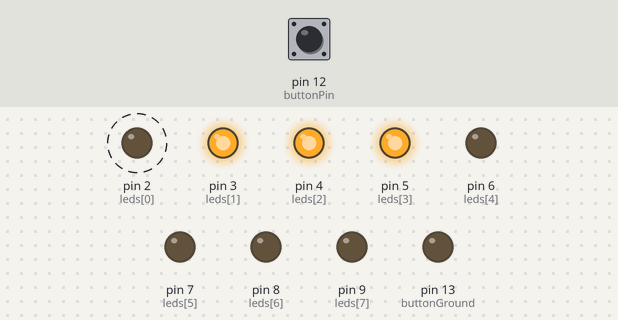
The sketch below on a simulated Arduino Uno, built with avr-gcc and run on an emulated ATmega328P. On the bench: output pins drawn as LEDs (lit = HIGH). Dashed ring = blinking. The test bench sets the inputs (shaded band); at power-on: pin 12 (buttonPin) HIGH.

Above: at 1.25 s.
1.3 s: pin 12 (buttonPin) pulled LOW for 0.15 s
At 1.8 s:
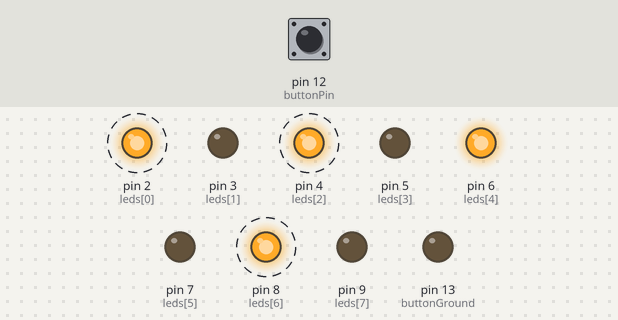
4.3 s: pin 12 (buttonPin) pulled LOW for 1 s
At 4.53 s:
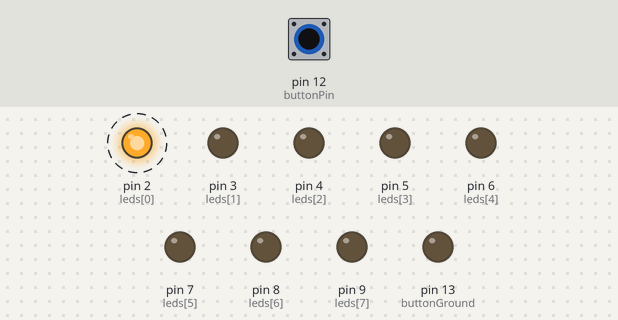
7.3 s: pin 12 (buttonPin) pulled LOW for 0.15 s
At 8.16 s:
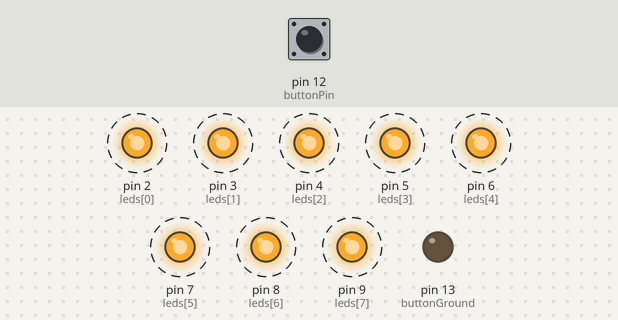
10.3 s: pin 12 (buttonPin) pulled LOW for 3.2 s
Timing chart, 0 to 16.0 s (numbered marks = the images above; inputs shaded):
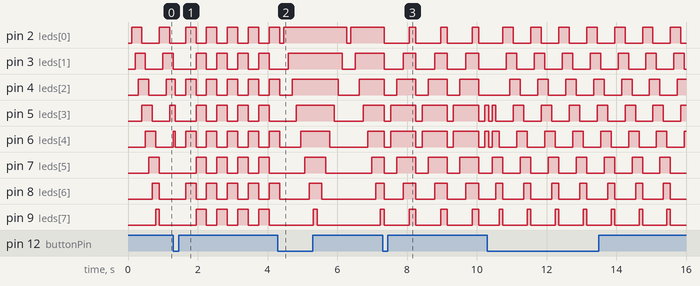

Measured:
- after the input at 4.3 s, pin 2 (leds[0]): LOW → HIGH after 0.17 s, → LOW 1.8 s later, → HIGH 0.12 s later
- after the input at 7.3 s, pin 2 (leds[0]): alternates HIGH for 0.18 s and LOW for 0.72 s, starting after 0.05 s
- by itself, pin 2 (leds[0]): alternates HIGH for 0.30 s and LOW for 0.30 s
- by itself, pin 3 (leds[1]), pin 4 (leds[2]), pin 7 (leds[5]): alternates HIGH for 0.30 s and LOW for 0.50 s
- by itself, pin 8 (leds[6]): alternates HIGH for 0.20 s and LOW for 0.60 s
- by itself, pin 9 (leds[7]): alternates HIGH for 0.10 s and LOW for 0.70 s

The sketch:

8LED_4Patterns.ino
```cpp
// Project 05: 8 LED controller with four patterns
// LEDs: D2-D9, each through its own 220 ohm resistor to GND.
// Switch: D12 <-> switch <-> D13.
// D12 = INPUT_PULLUP; D13 is held LOW.

const int leds[] = {2,3,4,5,6,7,8,9};
const int numberOfLEDs = 8;
const int buttonPin = 12;
const int buttonGround = 13;

int pattern = 0;
int lastButtonState = HIGH;
unsigned long lastDebounceTime = 0;
const unsigned long debounceDelay = 50;
unsigned long previousMillis = 0;
const unsigned long patternSpeed = 100;

void setup() {
  for (int i = 0; i < numberOfLEDs; i++) {
    pinMode(leds[i], OUTPUT);
    digitalWrite(leds[i], LOW);
  }
  pinMode(buttonPin, INPUT_PULLUP);
  pinMode(buttonGround, OUTPUT);
  digitalWrite(buttonGround, LOW);
}

void loop() {
  checkButton();

  switch (pattern) {
    case 0: smoothTrail(); break;
    case 1: alternateBlink(); break;
    case 2: fillAndClear(); break;
    case 3: centerOut(); break;
  }
}

void checkButton() {
  int reading = digitalRead(buttonPin);

  if (reading != lastButtonState)
    lastDebounceTime = millis();

  if ((millis() - lastDebounceTime) > debounceDelay) {
    static int stableState = HIGH;

    if (reading != stableState) {
      stableState = reading;

      if (stableState == LOW) {
        pattern++;
        if (pattern > 3) pattern = 0;
        allOff();
        previousMillis = millis();
      }
    }
  }

  lastButtonState = reading;
}

void smoothTrail() {
  static int position = 0;

  if (millis() - previousMillis >= patternSpeed) {
    previousMillis = millis();
    allOff();

    digitalWrite(leds[position], HIGH);
    if (position - 1 >= 0) digitalWrite(leds[position - 1], HIGH);
    if (position - 2 >= 0) digitalWrite(leds[position - 2], HIGH);

    position++;
    if (position >= numberOfLEDs) position = 0;
  }
}

void alternateBlink() {
  static bool state = false;

  if (millis() - previousMillis >= 300) {
    previousMillis = millis();
    state = !state;

    for (int i = 0; i < numberOfLEDs; i++) {
      digitalWrite(leds[i], (i % 2 == 0) ? state : !state);
    }
  }
}

void fillAndClear() {
  static int position = 0;
  static bool filling = true;

  if (millis() - previousMillis >= 120) {
    previousMillis = millis();

    if (filling) {
      digitalWrite(leds[position], HIGH);
      position++;
      if (position >= numberOfLEDs) {
        position = numberOfLEDs - 1;
        filling = false;
      }
    } else {
      digitalWrite(leds[position], LOW);
      position--;
      if (position < 0) {
        position = 0;
        filling = true;
      }
    }
  }
}

void centerOut() {
  static int step = 0;

  if (millis() - previousMillis >= 180) {
    previousMillis = millis();
    allOff();

    if (step == 0) {
      digitalWrite(leds[3], HIGH);
      digitalWrite(leds[4], HIGH);
    } else if (step == 1) {
      for (int i = 2; i <= 5; i++) digitalWrite(leds[i], HIGH);
    } else if (step == 2) {
      for (int i = 1; i <= 6; i++) digitalWrite(leds[i], HIGH);
    } else if (step == 3) {
      for (int i = 0; i < numberOfLEDs; i++) digitalWrite(leds[i], HIGH);
    }

    step++;
    if (step > 4) step = 0;
  }
}

void allOff() {
  for (int i = 0; i < numberOfLEDs; i++)
    digitalWrite(leds[i], LOW);
}
```
